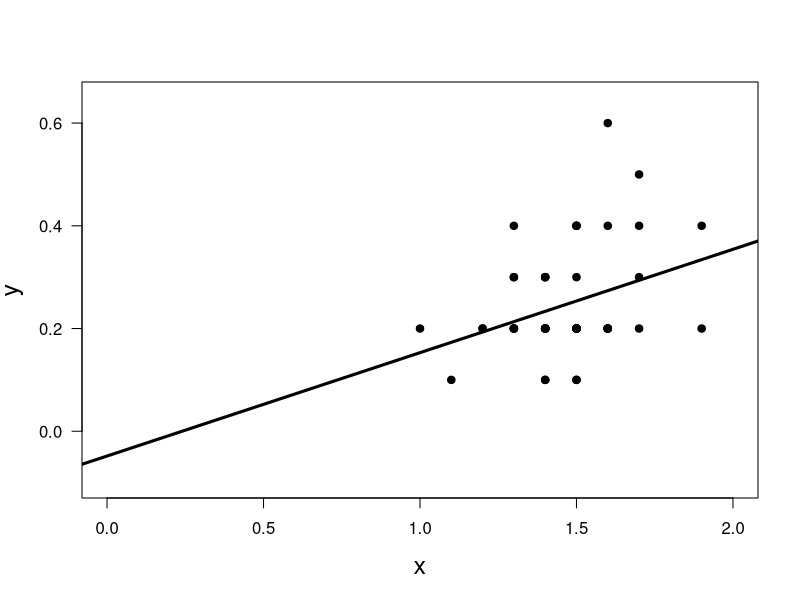
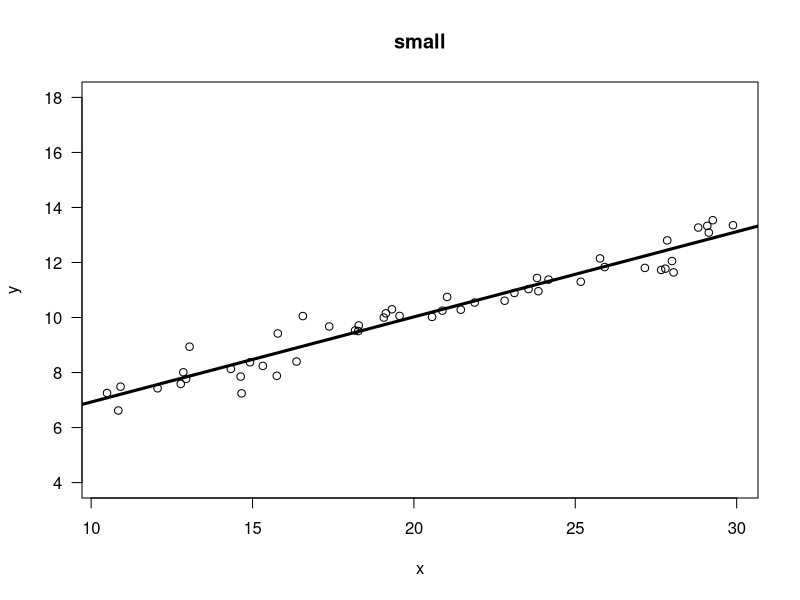
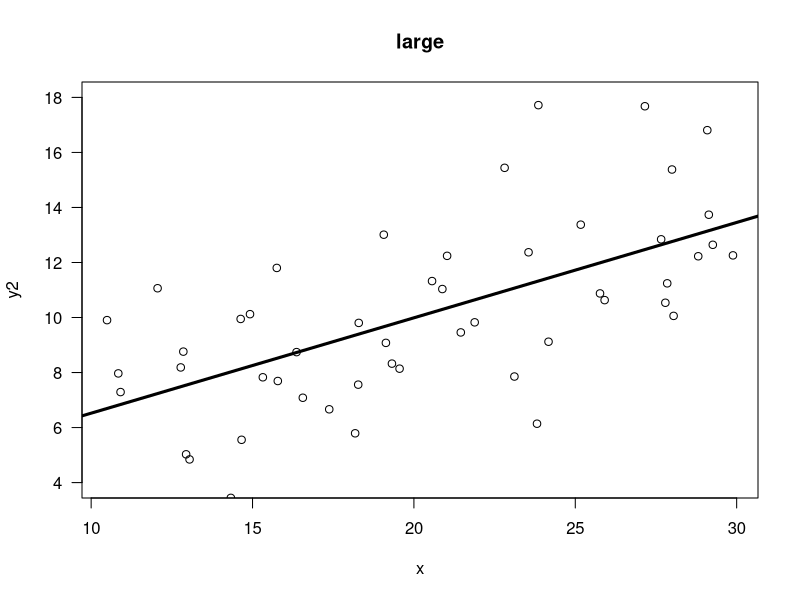
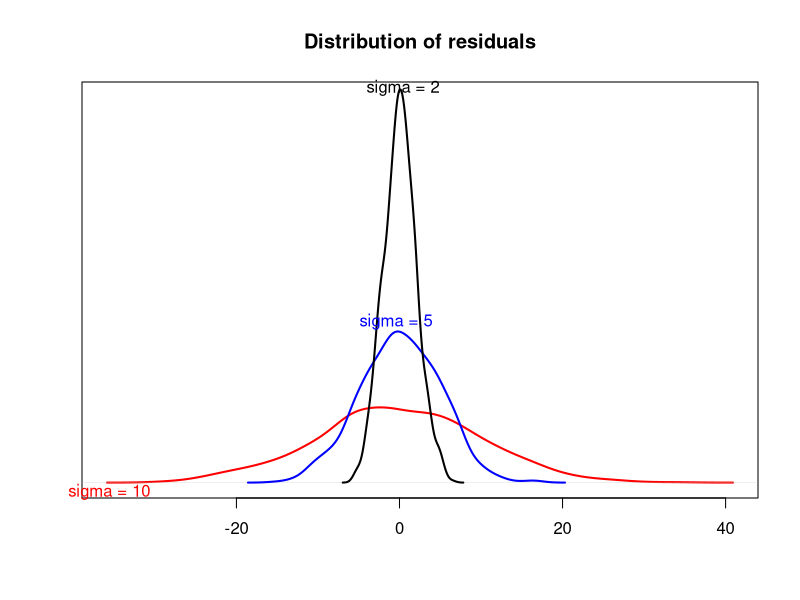

Write the R code that produced these figures, in order.
## ---- chunk 1

library(rmarkdown)
library(knitr)

### Chunk options ###

## Text results
opts_chunk$set(echo = TRUE, warning = FALSE, message = FALSE)

## Code decoration
opts_chunk$set(tidy = FALSE, comment = NA, highlight = TRUE, size = "footnotesize")

# ## Cache
opts_chunk$set(cache = 2, cache.path = "knitr_output/cache/")
# opts_chunk$set(cache.extra = rand_seed)
# 
# ## Plots
opts_chunk$set(fig.path = "knitr_output/figures/")
# opts_chunk$set(dpi = 300, fig.align = "default")   # may want 'center' sometimes
# 
# # Figure format
# opts_chunk$set(dev='pdf')  # e.g. choose among 'pdf', 'png', 'svg'...
# # may include specific dev.args as a list... see knitr help



### Hooks ###

## Crop plot margins
#knit_hooks$set(crop = hook_pdfcrop)   


## ---- chunk 2
data(iris)
setosa <- iris[iris$Species == "setosa", ]
plot(setosa[,3], setosa[,4], xlab = "x", ylab = "y", ylim = c(-0.1, 0.65), 
     pch=19, las = 1, cex.lab = 1.5, xlim = c(0, 2))
abline(lm(setosa[,4] ~ setosa[,3]), lwd = 3)
## ---- chunk 3
set.seed(123)
x <- runif(50, 10, 30)
y <- rnorm(50, 4 + 0.3*x, 0.5)
plot(x, y, las = 1, main = "small", ylim = c(4, 18))
abline(lm(y ~ x), lwd = 3)
## ---- chunk 4
y2 <- rnorm(50, 4 + 0.3*x, 3)
plot(x, y2, las = 1, main = "large", ylim = c(4, 18))
abline(lm(y2 ~ x), lwd = 3)
## ---- chunk 5
s1 <- density(rnorm(1000, 0, 2))
s2 <- density(rnorm(1000, 0, 5))
s3 <- density(rnorm(1000, 0, 10))
plot(s3, ylim=c(0,0.2), ylab="", xlab="", main="Distribution of residuals", lwd=2, col="red", yaxt="n")
lines(s2, lwd=2, col="blue")
lines(s1, lwd=2)
Hmisc::labcurve(list(s1, s2, s3), labels=paste("sigma = ", c(2,5,10), sep=""), type="l", col=c("black", "blue", "red"))
